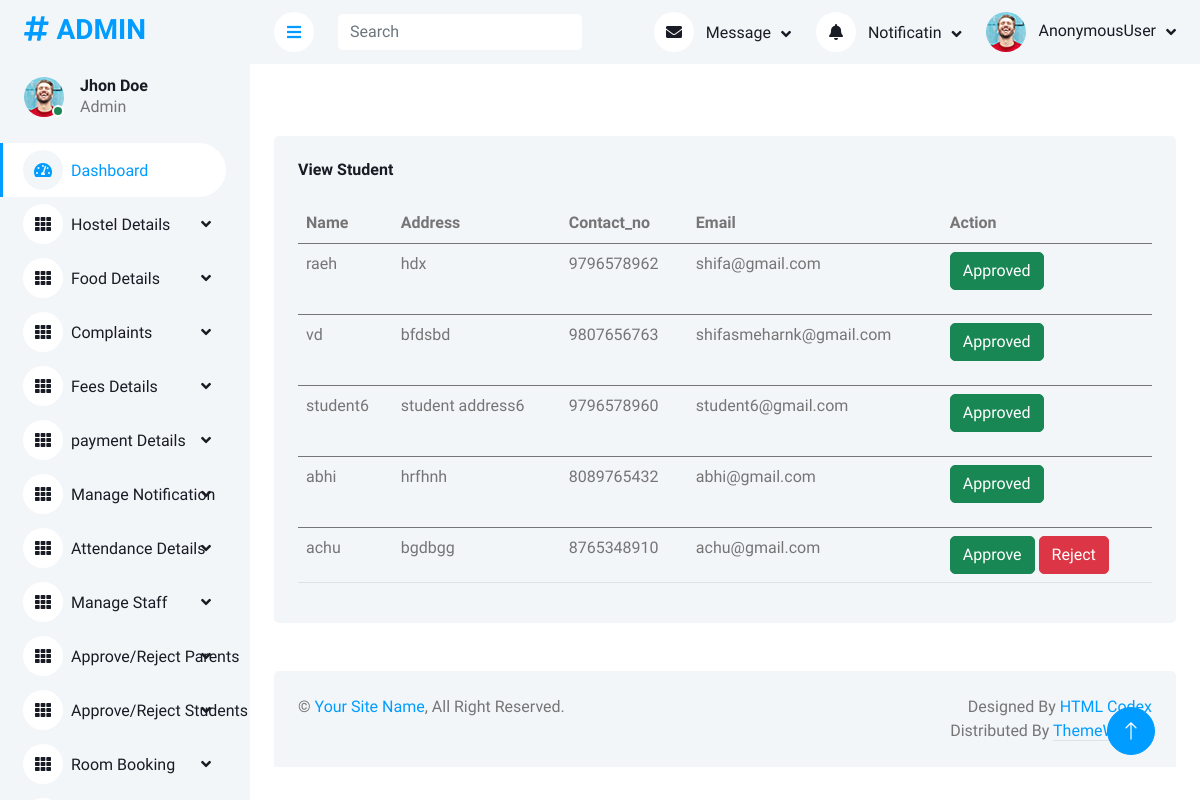
The page /viewstudent on the database as committed earlier.
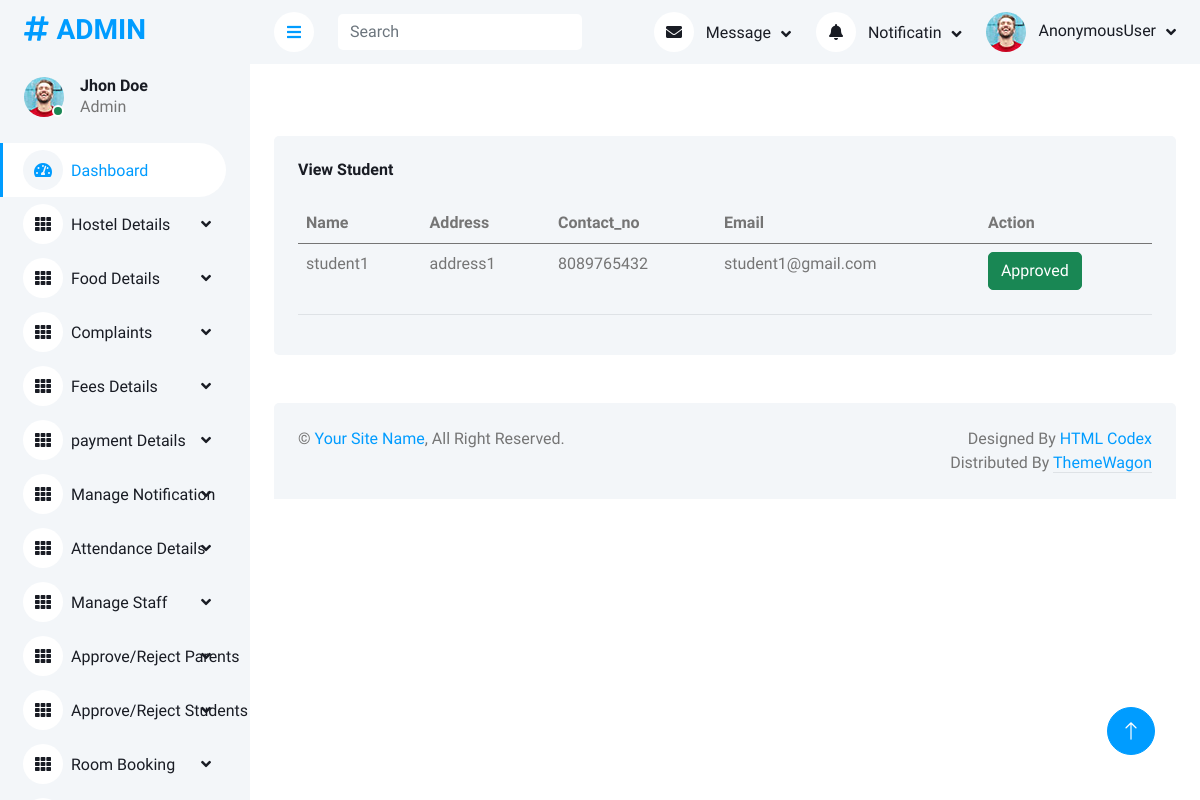
The same page on the database as committed later.
### app/models.py (models this page shows, shortened)
class Student(models.Model):
    user = models.OneToOneField(Login, on_delete=models.CASCADE, primary_key=True, related_name='student')
    name = models.CharField(max_length=50)
    address = models.TextField()
    contact_no = models.IntegerField()
    email = models.EmailField()
    approval_status = models.BooleanField(default=0)
    image = models.ImageField(upload_to='profile', null=True)
    seen = models.BooleanField(default=False)

### app/adminviews.py (the view)
def view_student(request):
    data = Student.objects.all()
    return render(request, 'admin_temp/view_student.html', {'data': data})

### templates/admin_temp/view_student.html
<!DOCTYPE html>
{% extends 'admin_temp/admin_home.html' %}
{% block content %}
{% load static %}
<div class="col-12">
    <div class="bg-light rounded h-100 p-4">
        <h6 class="mb-4">View Student</h6>
        <div class="table-responsive">
            <table class="table">
                <thead>
                <tr>
                    <th scope="col">Name</th>
                    <th scope="col">Address</th>
                    <th scope="col">Contact_no</th>
                    <th scope="col">Email</th>
                    <th scope="col">Action</th>
                </tr>
                </thead>
                <tbody>
                {% for i in data %}
                <tr>
                    <td>{{i.name}}</td>
                    <td>{{i.address}}</td>
                    <td>{{i.contact_no}}</td>
                    <td>{{i.email}}</td>
                <td>
                {% if i.approval_status == 0 %}
                <a href="{% url 'approve_student' i.user_id %}"><button class="btn btn-success">Approve</button> </a>
                    <a href="{% url 'reject_student' i.user_id %}"><button class="btn btn-danger">Reject</button> </a>
                {% elif i.approval_status == True %}
                    <p class="btn btn-success">Approved</p>
                {% else %}
                    <p class="btn btn-danger">Rejected</p>
                {% endif %}
                </td>
                </tr>
                </tbody>
                {% endfor %}
            </table>
        </div>
    </div>
</div>
{% endblock %}

### templates/admin_temp/admin_home.html (shortened to what this page needs)
<!DOCTYPE html>
{% load static %}
<html lang="en">
<head>
    <link href="https://cdnjs.cloudflare.com/ajax/libs/font-awesome/5.10.0/css/all.min.css" rel="stylesheet">
    <link href="https://cdn.jsdelivr.net/npm/bootstrap-icons@1.4.1/font/bootstrap-icons.css" rel="stylesheet">
    <link href="{% static 'assets1/lib/owlcarousel/assets/owl.carousel.min.css' %}" rel="stylesheet">
    <link href="{% static 'assets1/lib/tempusdominus/css/tempusdominus-bootstrap-4.min.css' %}" rel="stylesheet" />
    <link href="{% static 'assets1/css/bootstrap.min.css' %}" rel="stylesheet">
    <link href="{% static 'assets1/css/style.css' %}" rel="stylesheet">
</head>
<body>
    <div class="container-xxl position-relative bg-white d-flex p-0">
        <div class="sidebar pe-4 pb-3">
            <nav class="navbar bg-light navbar-light">
                <a href="index.html" class="navbar-brand mx-4 mb-3">
                    <h3 class="text-primary"><i class="fa fa-hashtag me-2"></i>ADMIN</h3>
                </a>
                <div class="d-flex align-items-center ms-4 mb-4">
                    <div class="position-relative">
                        <img class="rounded-circle" src="{% static 'assets1/img/user.jpg' %}" alt="" style="width: 40px; height: 40px;">
                        <div class="bg-success rounded-circle border border-2 border-white position-absolute end-0 bottom-0 p-1"></div>
                    </div>
                    <div class="ms-3">
                        <h6 class="mb-0">Jhon Doe</h6>
                        <span>Admin</span>
                    </div>
                </div>
                <div class="navbar-nav w-100">
                    <a href="index.html" class="nav-item nav-link active"><i class="fa fa-tachometer-alt me-2"></i>Dashboard</a>
                    <div class="nav-item dropdown">
                        <a href="#" class="nav-link dropdown-toggle" data-bs-toggle="dropdown"><i class="fa fa-th me-2">
                        </i>Hostel Details</a>
                    </div>
                    <div class="nav-item dropdown">
                        <a href="#" class="nav-link dropdown-toggle" data-bs-toggle="dropdown"><i class="fa fa-th me-2">
                        </i>Food Details</a>
                    </div>
                    <div class="nav-item dropdown">
                        <a href="#" class="nav-link dropdown-toggle" data-bs-toggle="dropdown"><i class="fa fa-th me-2">
                        </i>Complaints</a>
                    </div>
                    <div class="nav-item dropdown">
                        <a href="#" class="nav-link dropdown-toggle" data-bs-toggle="dropdown"><i class="fa fa-th me-2">
                        </i>Fees Details</a>
                    </div>
                    <div class="nav-item dropdown">
                        <a href="#" class="nav-link dropdown-toggle" data-bs-toggle="dropdown"><i class="fa fa-th me-2">
                        </i>payment Details</a>
                    </div>
                    <div class="nav-item dropdown">
                        <a href="#" class="nav-link dropdown-toggle" data-bs-toggle="dropdown"><i class="fa fa-th me-2">
                        </i>Manage Notification</a>
                    </div>
                    <div class="nav-item dropdown">
                        <a href="#" class="nav-link dropdown-toggle" data-bs-toggle="dropdown"><i class="fa fa-th me-2">
                        </i>Attendance Details</a>
                        <div class="nav-item dropdown">
                        <a href="#" class="nav-link dropdown-toggle" data-bs-toggle="dropdown"><i class="fa fa-th me-2">
                        </i>Manage Staff</a>
                    </div>
                        <div class="nav-item dropdown">
                        <a href="#" class="nav-link dropdown-toggle" data-bs-toggle="dropdown"><i class="fa fa-th me-2">
                        </i>Approve/Reject Parents</a>
                    </div>
                         <div class="nav-item dropdown">
                        <a href="#" class="nav-link dropdown-toggle" data-bs-toggle="dropdown"><i class="fa fa-th me-2">
                        </i>Approve/Reject Students</a>
                    </div>
                         <div class="nav-item dropdown">
                        <a href="#" class="nav-link dropdown-toggle" data-bs-toggle="dropdown"><i class="fa fa-th me-2">
                        </i>Room Booking</a>
                    </div>
                         <div class="nav-item dropdown">
                        <a href="#" class="nav-link dropdown-toggle" data-bs-toggle="dropdown">View Review</a>
                    </div>
                </div>
                </div>
            </nav>
        </div>
        <div class="content">
            <nav class="navbar navbar-expand bg-light navbar-light sticky-top px-4 py-0">
                <a href="#" class="sidebar-toggler flex-shrink-0">
                    <i class="fa fa-bars"></i>
                </a>
                <form class="d-none d-md-flex ms-4">
                    <input class="form-control border-0" type="search" placeholder="Search">
                </form>
                <div class="navbar-nav align-items-center ms-auto">
                    <div class="nav-item dropdown">
                        <a href="#" class="nav-link dropdown-toggle" data-bs-toggle="dropdown">
                            <i class="fa fa-envelope me-lg-2"></i>
                            <span class="d-none d-lg-inline-flex">Message</span>
                        </a>
                    </div>
                    <div class="nav-item dropdown">
                        <a href="#" class="nav-link dropdown-toggle" data-bs-toggle="dropdown">
                            <i class="fa fa-bell me-lg-2"></i>
                            <span class="d-none d-lg-inline-flex">Notificatin</span>
                        </a>
                    </div>
                    <div class="nav-item dropdown">
                        <a href="#" class="nav-link dropdown-toggle" data-bs-toggle="dropdown">
                            <img class="rounded-circle me-lg-2" src="{% static 'assets1/img/user.jpg' %}" alt="" style="width: 40px; height: 40px;">
                            <span class="d-none d-lg-inline-flex">{{request.user}}</span>
                        </a>
                    </div>
                </div>
            </nav>
            <div class="container-fluid pt-4 px-4">
            </div>
            <div class="container-fluid pt-4 px-4">
                <div class="row g-4">
                </div>
            </div>
            <div class="container-fluid pt-4 px-4">
                {% block content %}
                {% endblock %}
            </div>
            <div class="container-fluid pt-4 px-4">
                <div class="row g-4">
                </div>
            </div>
            <div class="container-fluid pt-4 px-4">
                <div class="bg-light rounded-top p-4">
                    <div class="row">
                        <div class="col-12 col-sm-6 text-center text-sm-start">
                            &copy; <a href="#">Your Site Name</a>, All Right Reserved.
                        </div>
                        <div class="col-12 col-sm-6 text-center text-sm-end">
                            Designed By <a href="https://htmlcodex.com">HTML Codex</a>
                        Distributed By <a class="border-bottom" href="https://themewagon.com" target="_blank">ThemeWagon</a>
                        </div>
                    </div>
                </div>
            </div>
        </div>
        <a href="#" class="btn btn-lg btn-primary btn-lg-square back-to-top"><i class="bi bi-arrow-up"></i></a>
    </div>
</body>
</html>

### static/assets1/css/style.css (style rules this page uses)
:root { --primary: #009CFF; --light: #F3F6F9; --dark: #191C24; }
.back-to-top { position: fixed; display: none; right: 45px; bottom: 45px; z-index: 99; }
.btn { transition: .5s; }
.btn.btn-primary { color: #FFFFFF; }
.btn-lg-square { width: 48px; height: 48px; }
.btn-square, .btn-sm-square, .btn-lg-square { padding: 0; display: inline-flex; align-items: center; justify-content: center; font-weight: normal; border-radius: 50px; }
.sidebar { position: fixed; top: 0; left: 0; bottom: 0; width: 250px; height: 100vh; overflow-y: auto; background: var(--light); transition: 0.5s; z-index: 999; }
.content { margin-left: 250px; min-height: 100vh; background: #FFFFFF; transition: 0.5s; }
@media (min-width: 992px) { .sidebar { margin-left: 0; } }
@media (min-width: 992px) { .content { width: calc(100% - 250px); } }
.sidebar .navbar .navbar-nav .nav-link { padding: 7px 20px; color: var(--dark); font-weight: 500; border-left: 3px solid var(--light); border-radius: 0 30px 30px 0; outline: none; }
.sidebar .navbar .navbar-nav .nav-link:hover, .sidebar .navbar .navbar-nav .nav-link.active { color: var(--primary); background: #FFFFFF; border-color: var(--primary); }
.sidebar .navbar .navbar-nav .nav-link i { width: 40px; height: 40px; display: inline-flex; align-items: center; justify-content: center; background: #FFFFFF; border-radius: 40px; }
.sidebar .navbar .navbar-nav .nav-link:hover i, .sidebar .navbar .navbar-nav .nav-link.active i { background: var(--light); }
.sidebar .navbar .dropdown-toggle::after { position: absolute; top: 15px; right: 15px; border: none; content: "\f107"; font-family: "Font Awesome 5 Free"; font-weight: 900; transition: .5s; }
.content .navbar .navbar-nav .nav-link { margin-left: 25px; padding: 12px 0; color: var(--dark); outline: none; }
.content .navbar .sidebar-toggler, .content .navbar .navbar-nav .nav-link i { width: 40px; height: 40px; display: inline-flex; align-items: center; justify-content: center; background: #FFFFFF; border-radius: 40px; }
.content .navbar .dropdown-toggle::after { margin-left: 6px; vertical-align: middle; border: none; content: "\f107"; font-family: "Font Awesome 5 Free"; font-weight: 900; transition: .5s; }

Rows that differ between the two databases and show on the page:
removed Student: name "vd", address "bfdsbd", contact_no "9807656763", email "shifasmeharnk@gmail.com", approval_status "Approved"
removed Student: name "student6", address "student address6", contact_no "9796578960", email "student6@gmail.com", approval_status "Approved"
removed Student: name "abhi", address "hrfhnh", contact_no "8089765432", email "abhi@gmail.com", approval_status "Approved"
removed Student: name "achu", address "bgdbgg", contact_no "8765348910", email "achu@gmail.com", approval_status "Approve"
changed Student: name "raeh" → "student1"; address "hdx" → "address1"; contact_no "9796578962" → "8089765432"; email "shifa@gmail.com" → "student1@gmail.com"
